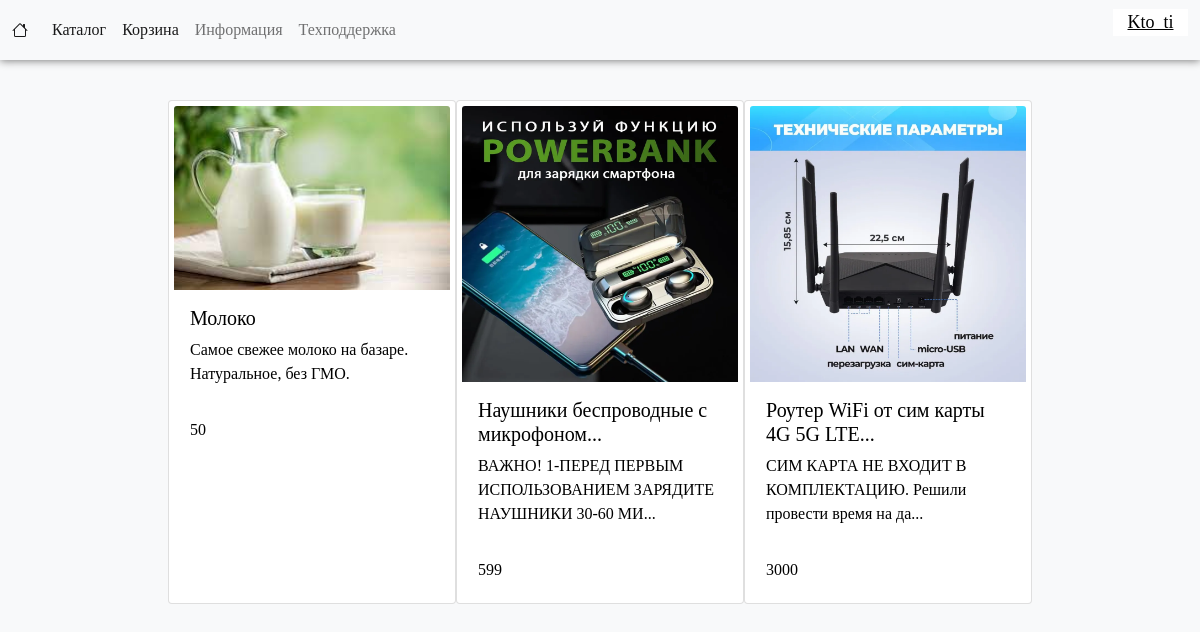
/cart (signed in), run on the app's committed database.
### data/users.py (models this page shows, shortened)
class User(db_session.SqlAlchemyBase, UserMixin):
    __tablename__ = 'users'
    id = sqlalchemy.Column(sqlalchemy.Integer, primary_key=True, autoincrement=True)
    name = sqlalchemy.Column(sqlalchemy.String, nullable=True)
    email = sqlalchemy.Column(sqlalchemy.String, index=True, unique=True, nullable=True)
    hashed_password = sqlalchemy.Column(sqlalchemy.String, nullable=True)
    product = sqlalchemy.orm.relationship("Products", back_populates='users')
    cart = sqlalchemy.orm.relationship("Cart", back_populates='users')

### data/product.py (models this page shows)
class Products(db_session.SqlAlchemyBase):
    __tablename__ = 'products'
    id = sqlalchemy.Column(sqlalchemy.Integer,
                           primary_key=True, autoincrement=True)
    user_id = sqlalchemy.Column(sqlalchemy.Integer, sqlalchemy.ForeignKey("users.id"))
    title = sqlalchemy.Column(sqlalchemy.String, nullable=True)
    prise = sqlalchemy.Column(sqlalchemy.Integer)
    description = sqlalchemy.Column(sqlalchemy.String)
    files = sqlalchemy.Column(sqlalchemy.String,
                              index=True, unique=True, nullable=True)
    users = sqlalchemy.orm.relationship('User')

### Blueprints/BP_cart.py (the view)
@blueprint.route('/cart')
def cart():
    if current_user.is_authenticated:
        db_sess = create_session()
        data_cart = db_sess.query(Cart).get(current_user.id)
        data_prod = db_sess.query(Products).filter(Products.id.in_(data_cart.products.split(';')))
        lst = [{data_product: (len(data_product.title), len(data_product.description))} for data_product in data_prod]
        return render_template('html_files/cart.html', lst=lst)
    else:
        return redirect('/login')

### data/db_session.py (called while the page is built)
def create_session() -> Session:
    global __factory
    return __factory()

### server.py (called while the page is built)
@login_manager.user_loader
def load_user(user_id):
    db_sess = create_session()
    return db_sess.query(User).get(user_id)

### templates/html_files/cart.html
{% extends "html_files/base.html" %}
{% block content %}
    <link rel="stylesheet" href="../../static/css_files/css_catalog.css">
    <main>
            <div class="post-itm" style="display: flex; ">
                {% if lst %}
                    {% for items in lst %}
                      {% for item in items.keys() %}
                        {% set file = item.files.split(':')[0] %}
                        <a href="/product/{{item.id}}" class="linki" style="text-decoration: none;">
                                  <div class="card" style="width: 18rem;">
                                      <img src="static/img/product's_image/{{file}}" class="card-img-top" alt="{{file}}">
                                      <div class="card-body">
                                          {% if items[item][0] > 35 %}
                                        <h5 class="card-title">{{ item.title[:34] }}...</h5>
                                            {% else %}
                                        <h5 class="card-title">{{ item.title }}</h5>
                                            {% endif %}
                                          {% if items[item][1] > 65%}
                                            <p class="card-text">{{ item.description[:64] }}...</p>
                                          {% else %}
                                            <p class="card-text">{{ item.description }}</p>
                                          {% endif %}
                                      </div>
                                      <div class="card-body">
                                        <a class="card-link" style="text-decoration: none;">{{ item.prise }}</a>
                                      </div>
                                  </div>
                         </a>
                      {% endfor %}
                    {% endfor %}
                {% else %}
                    <h2>Тут пусто</h2>
                {% endif %}
            </div>
    </main>
{% endblock %}

### templates/html_files/base.html (shortened to what this page needs)
<head>
    <link href="https://cdn.jsdelivr.net/npm/bootstrap@5.0.1/dist/css/bootstrap.min.css" rel="stylesheet">
    <link rel="stylesheet" type="text/css" href="./static/css_files/css_main.css">
</head>
<body>
        <nav class="navbar sticky-top navbar-expand-lg navbar-light bg-light">
          <div class="container-fluid">
            <a class="navbar-brand" type="submit" href="/" name="home">
            </a>
            <div class="collapse navbar-collapse" id="navbarNavAltMarkup">
              <div class="navbar-nav">
                <a class="nav-link active" aria-current="page" href="/catalog">Каталог</a>
                <a class="nav-link active" aria-current="page" href="/cart">Корзина</a>
                <a class="nav-link" aria-current="page" href="/info">Информация</a>
                <a class="nav-link" aria-current="page" href="/support">Техподдержка</a>
              </div>
            </div>
              <form class="d-flex">
                    <div class="account">
                        {% if current_user.is_authenticated %}
                        <a type="submit" href="/logout">
                            {{ current_user.name }}
                        </a>
                        {% else %}
                        <a type="submit" href="/login">
                            Sing In {{current_user.name}}
                        </a>
                        {% endif %}
                    </div>
              </form>
          </div>
        </nav>
{% block content %}{% endblock %}
</body>

### static/css_files/css_main.css (style rules this page uses)
body { background-color: #f8f9fa; font-family: Calibri; }
.navbar { position: absolute; left: 0; top: 0; width: 100%; height: 60px; background-color: #000; box-shadow: 0 1px 8px gray; }
.account { display: flex; background-color: #fff; color: black; font-size: 18px; margin: 0; border: 0; text-size-adjust: 100px; width: 75px; height: 100%; align-items: center; justify-content: center; }
main { display: flex; width: 80%; margin: 0 auto; padding-top: 10%; justify-content: center; }

### static/css_files/css_catalog.css (style rules this page uses)
body { background-color: #f8f9fa; font-family: Calibri; margin: 0; padding: 0; }
a { color: black; }
main { display: flex; width: 90%; margin: 0 auto; padding-top: 100px; justify-content: center; }
.post-itm { display: flex; justify-content: center; width: auto; margin: 0 auto; }
.card { padding: 5px; }

### data on the page
User: name "Kto_ti"
Products: shows a picture, title "Молоко", description "Самое свежее молоко на базаре. Натуральное, без ГМО.", prise "50"
Products: shows a picture, title "Наушники беспроводные с микрофоном", description "ВАЖНО! 1-ПЕРЕД ПЕРВЫМ ИСПОЛЬЗОВАНИЕМ ЗАРЯДИТЕ НАУШНИКИ 30-60 МИ", prise "599"
Products: shows a picture, title "Роутер WiFi от сим карты 4G 5G LTE", description "СИМ КАРТА НЕ ВХОДИТ В КОМПЛЕКТАЦИЮ. Решили провести время на да", prise "3000"
